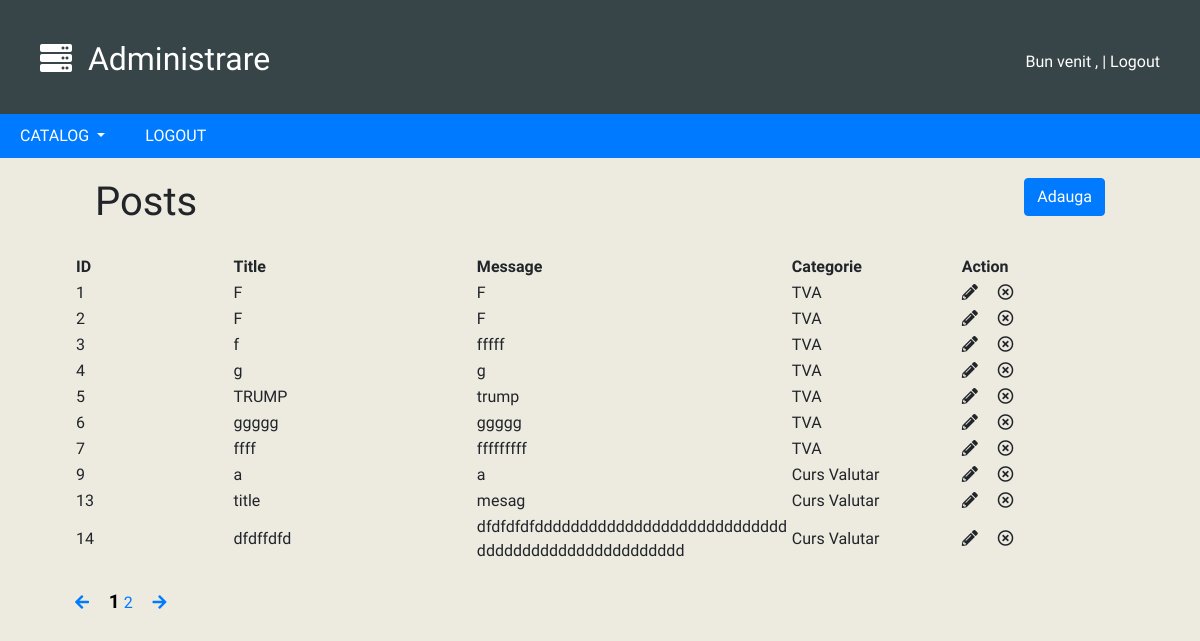
Page /admin/posts.php on the earlier database version.
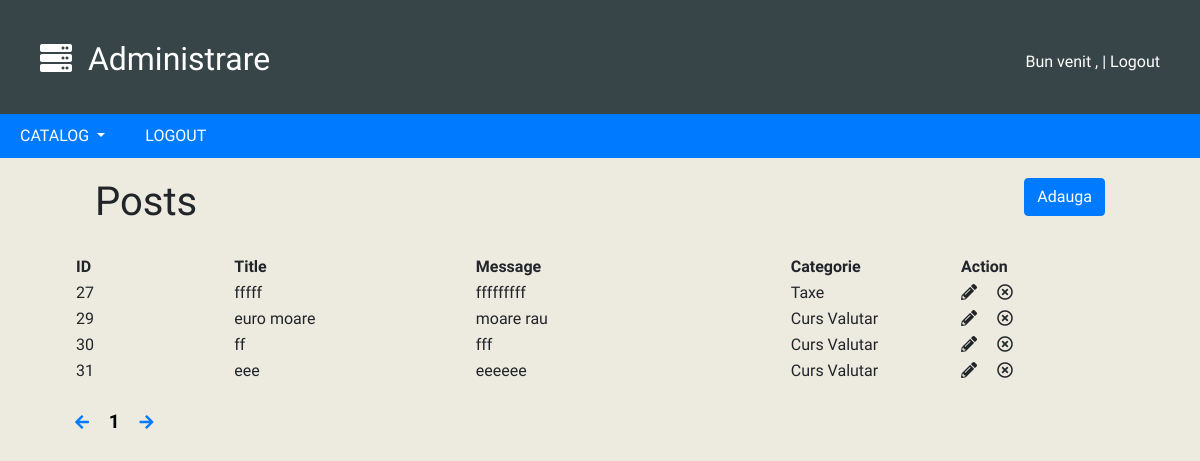
Same page on the later database version.
### tables this page shows
CREATE TABLE `posts` (
  `id` int(6) NOT NULL,
  `user_who_posted` text NOT NULL,
  `category_id` int(6) NOT NULL,
  `title` text NOT NULL,
  `message` text NOT NULL,
  `posted` datetime NOT NULL,
  `comment_` text NOT NULL,
  `who_comment` text NOT NULL
);

CREATE TABLE `categories` (
  `id` int(6) NOT NULL,
  `name` text NOT NULL
);

### admin/posts.php (the view, shortened to what this page needs)
<?
include 'config.php';
include 'header.php';
$page = $_GET['page'];
$end = 10;
$start = ($page * $end) - $end;
 ?>
<!DOCTYPE html PUBLIC "-//W3C//DTD XHTML 1.0 Transitional//EN" "http://www.w3.org/TR/xhtml1/DTD/xhtml1-transitional.dtd">
<html xmlns="http://www.w3.org/1999/xhtml">
<head>
<link rel="stylesheet" href="https://stackpath.bootstrapcdn.com/bootstrap/4.2.1/css/bootstrap.min.css">
<link rel="stylesheet" href="admin_style.css">
</head>
<body>
  <div class="container-fluid">
    <div class="row">
      <div class="col-md-6">
        <h1>Posts</h1>
      </div>
      <div class="col-md-6 pull">
        <a class="btn btn-primary add" href="posts.php?action=add">Adauga</a>
      </div>
    </div>
    <table id="post-table">
      <tr>
        <th width=200><b>ID</b></th>
        <th width=300><b>Title</b></th>
        <th width=300 style="max-width:300px"><b>Message</b></th>
        <th width=200><b>Categorie</b></th>
        <th width=200><b>Action</b></th>
      </tr>
      <?
        $result = mysqli_query($conn,"SELECT * FROM posts LIMIT $start,$end");
        while($row = mysqli_fetch_array($result)):
          $get_category = mysqli_query($conn,"SELECT name FROM categories WHERE id ='".$row['category_id']."'");
          while($row_j = mysqli_fetch_array($get_category)):
       ?>
       <tr>
         <td><?= $row['id']; ?></td>
         <td><?= $row['title']; ?></td>
         <td style="width:30% !important"><?= $row['message']; ?></td>
         <td><?= $row_j['name']; ?></td>
         <td>
          <i class="fas fa-pencil-alt" onclick="window.location='posts.php?page=<? echo $_GET['page']; ?>&edit_id=<? echo $row['id']; ?>&action=edit'"></i>
           <i class="far fa-times-circle" onclick="if(confirm('Are you sure?'))window.location='posts.php?page=<?= $_GET['page']; ?>&edit_id=<?= $row['id']; ?>&action=remove'"></i>
         </td>
       </tr>
     <? endwhile;endwhile;?>
    </table>
    <br>
    <a href="posts.php?page=<?= ($_GET['page'] - 1 == 0) ? $_SESSION['posts_total'] : $_GET['page'] - 1;?>">
      <i class="fas fa-arrow-left arrow-page"></i>
    </a>
    <? for($i = 1;$i <= $_SESSION['posts_total']; $i++): ?>
      <a href="posts.php?page=<?= $i; ?>" class="<? if($_GET['page'] == $i) echo 'selected'; ?>"><?= $i; ?></a>
    <? endfor; ?>
    <a href="posts.php?page=<?=  ($_GET['page'] + 1 == $_SESSION['posts_total']+1) ? 1 : $_GET['page'] + 1; ?>">
        <i class="fas fa-arrow-right arrow-page"></i>
    </a>
  </div>
</body>

Differences in the rows shown:
removed posts: id "1", title "F", message "F"
no longer on this page (row unchanged): categories: name "TVA"
removed posts: id "2", title "F", message "F"
removed posts: id "3", title "f", message "fffff"
removed posts: id "4", title "g", message "g"
removed posts: id "5", title "TRUMP", message "trump"
removed posts: id "6", title "ggggg", message "ggggg"
removed posts: id "7", title "ffff", message "fffffffff"
removed posts: id "9", title "a", message "a", categories (name "Curs Valutar")
removed posts: id "13", title "title", message "mesag", categories (name "Curs Valutar")
removed posts: id "14", title "dfdffdfd", message "dfdfdfdfddddddddddddddddddddddddddddddddddddddddddddddddddd", categories (name "Curs Valutar")
added posts: id "27", title "fffff", message "fffffffff"
now on this page (row unchanged): categories: name "Taxe"
added posts: id "29", title "euro moare", message "moare rau", categories (name "Curs Valutar")
added posts: id "30", title "ff", message "fff", categories (name "Curs Valutar")
added posts: id "31", title "eee", message "eeeeee", categories (name "Curs Valutar")
Other differences:
list line gone: "2"
